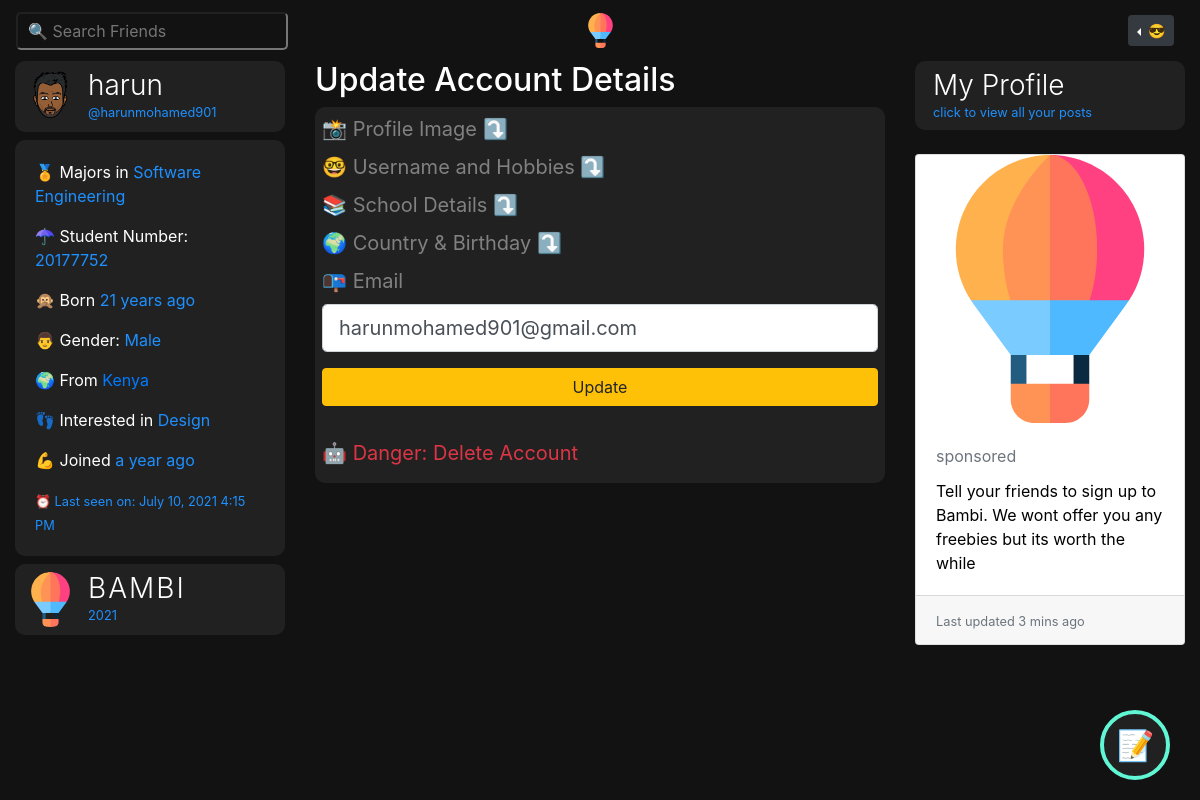
Page /account (signed in) on the earlier database version.
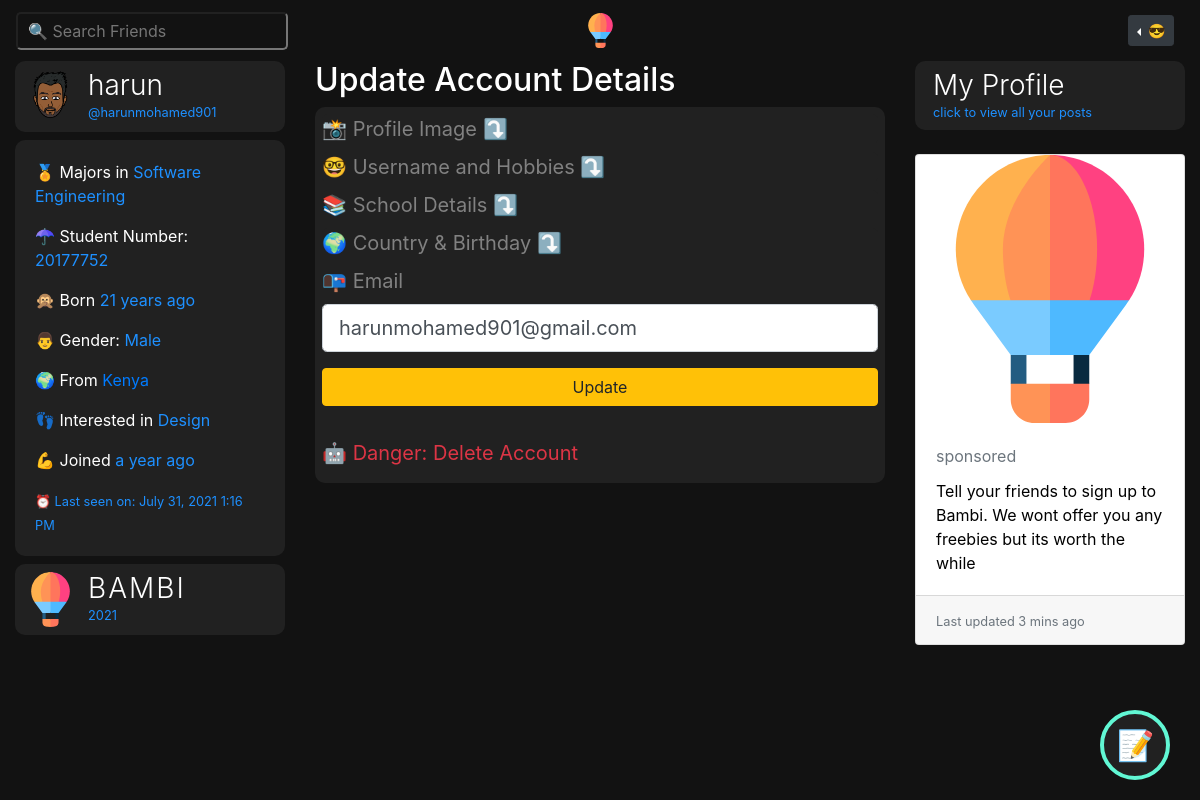
Same page on the later database version.
### bambiv3/models.py (models this page shows, shortened)
class User(db.Model, UserMixin):
	id = db.Column(db.Integer, primary_key=True)
	username = db.Column(db.String(20), unique=True, nullable=False)
	email = db.Column(db.String(120), unique=True, nullable=False)
	image_file = db.Column(db.String(20), nullable=False, default='default.jpg')
	password = db.Column(db.String(60), nullable=False)
	last_seen = db.Column(db.DateTime, default=datetime.utcnow)
	date_joined = db.Column(db.DateTime, nullable=False, default=datetime.utcnow)
	department = db.Column(db.String(20), nullable=False)
	student_number = db.Column(db.Integer(), unique=True, nullable=False)
	age = db.Column(db.DateTime, nullable=False)
	gender = db.Column(db.String(20), nullable=False)
	country = db.Column(db.String(20), nullable=False)
	hobby = db.Column(db.String(20), nullable=False)
	bio = db.Column(db.String(120), nullable=True)
	private = db.Column(db.Boolean, default=False, nullable=False)
	single = db.Column(db.Boolean, default=False, nullable=False)
	snapchat = db.Column(db.String(20),default=False, nullable=False)
	instagram = db.Column(db.String(20),default=False, nullable=False)
	posts = db.relationship('Post', backref='author', lazy=True, cascade="all, delete-orphan")
	products = db.relationship('Product', backref='author', lazy=True, cascade="all, delete-orphan")
	comments = db.relationship("Comment", backref="author", lazy="dynamic", cascade="all, delete-orphan")
	followed = db.relationship(
		'User', secondary=followers,
		primaryjoin=(followers.c.follower_id == id),
		secondaryjoin=(followers.c.followed_id == id),
		backref=db.backref('followers', lazy='dynamic'), lazy='dynamic')
	messages_sent = db.relationship('Message',
									foreign_keys='Message.sender_id',
									backref='author', lazy='dynamic', cascade="all, delete-orphan")
	messages_received = db.relationship('Message',
										foreign_keys='Message.recipient_id',
										backref='recipient', lazy='dynamic', cascade="all, delete-orphan")
	last_message_read_time = db.Column(db.DateTime)
	def new_messages(self):
		last_read_time = self.last_message_read_time or datetime(1900, 1, 1)
		return Message.query.filter_by(recipient=self).filter(
			Message.timestamp > last_read_time).count()

### bambiv3/routes.py (the view)
@app.route('/account', methods=['GET', 'POST'])
@login_required
def account():
	form = UpdateAccountForm()
	if form.validate_on_submit():
		if form.picture.data:
			picture_file = profile_img(form.picture.data)
			current_user.image_file = picture_file
		current_user.username = form.username.data.lower()
		current_user.email = form.email.data
		current_user.department = form.department.data
		current_user.student_number = form.student_number.data
		current_user.country = form.country.data
		current_user.age = form.age.data
		current_user.hobby = form.hobby.data
		db.session.commit()
		flash('Your Account has been updated', 'info')
		return redirect(url_for('account'))
	elif request.method == 'GET':
		form.username.data = current_user.username
		form.email.data = current_user.email
		form.department.data = current_user.department
		form.student_number.data = current_user.student_number
		form.country.data = current_user.country
		form.age.data = current_user.age
		form.hobby.data = current_user.hobby
	image_file = url_for('static', filename='profile_pics/' + current_user.image_file)
	return render_template('account.html', title='Account', image_file=image_file, form=form)

### bambiv3/forms.py (shortened to what this page needs)
class UpdateAccountForm(FlaskForm):
	username = StringField('Username', validators = [DataRequired(), Length(min=2, max=20), Regexp(r'^[\w.-_.]+$')])
	email = StringField('Email', validators = [DataRequired(), Email()])
	picture = FileField('', validators=[FileAllowed(['jpg', 'jpeg' , 'png'])])
	department = StringField('Department', validators=[DataRequired()])
	student_number = StringField('Student Number', validators=[DataRequired()])
	country = StringField('Country', validators=[DataRequired()])
	age = DateField('birthday', format='%d-%m-%Y', validators=[DataRequired()])
	hobby = StringField('Hobby', validators=[DataRequired()])
	snapchat = StringField('Snapchat')
	instagram = StringField('Instagram')
	bio = PageDownField('Bio')
	private = BooleanField('Private?')
	single = BooleanField('Single & Searchin?')
	submit = SubmitField('Update')

### bambiv3/models.py (called while the page is built)
@login_manager.user_loader
def load_user(user_id):
	return User.query.get(int(user_id))

### bambiv3/routes.py (called while the page is built)
@app.before_request
def before_request():
	if current_user.is_authenticated:
		current_user.last_seen = datetime.utcnow()
		db.session.commit()

### bambiv3/templates/account.html (shortened to what the changed rows need)
{% extends "layout.html" %}
{% block content %}
<div class="container-fluid">
	<div class="row">
		<div class="col-lg-3 d-none d-lg-block position-fixed">
		  <a href="{{ url_for('user_posts',username=current_user.username) }}" style="text-decoration:none;">
			<header class="mb-2">
		        <div class="profile-name">
		          <h3>{{current_user.username}}</h3>
		          <small>@{{current_user.email.split("@")[0] | lower}}</small>
		        </div>
		      </header>
		  </a>
		    <div class="about mb-2" style="color:#fff;background:#212121;border-radius:10px;">
		    <div class="card-body">
		      <p> 🏅 Majors in <span>{{current_user.department}}</span></p>
		      <p> ☂ Student Number: <span>{{current_user.student_number}}</span></p>
		      <p> 🙊 Born <span>{{ moment(current_user.age).fromNow() }}</span></p>
		      <p> {% if current_user.gender == 'male' %} 👨 {% else %}👩 {% endif %} Gender: <span>{{current_user.gender.title()}}</span></p>
		      <p> 🌍 From <a href="https://www.google.com/maps?q={{current_user.country.title()}}" target="_blank">{{current_user.country.title()}}</a></p>
		      <p> 👣 Interested in <span>{{current_user.hobby}}</span></p>
		      <p> 💪 Joined <span>{{ moment(current_user.date_joined).fromNow() }}</span></p>
		      <small>⏰ Last seen on: {{ moment(current_user.last_seen).format('LLL') }}</small>
		    </div>
		  </div>
		</div>
		<div class="col-lg-6 offset-lg-3">
			<h2>Update Account Details</h2>
			<div class="post">
			  <div id="inner">
			   <div class="content-section">
				  <form method="POST" action="" enctype="multipart/form-data">
            <fieldset class="form-group">
              <div class="mb-2" style="background:#212121;font-size:20px;display:block;border-radius:5px;">
              <div class="mb-2 mt-2" style="background:#212121;padding:;font-size:20px;display:block;border-radius:5px;">
              <div class="form-group mt-2">
                <a style="text-decoration:none;font-size:20px;color:#818181;">📭 {{ form.email.label(class="form-control-label") }}</a>
                {% if form.email.errors %}
                {{ form.email(class="form-control form-control-lg is-invalid") }}
                <div class="invalid-feedback">
                  {% for error in form.email.errors %}
                  <span>{{ error }}</span>
                  {% endfor %}
                </div>
                {% else %}
                {{ form.email(class="form-control form-control-lg") }}
                {% endif %}
              </div>
          </div>
            </fieldset>
          </form>
			  </div>
		</div>
			</div>
		</div>
	</div>
</div>
{% endblock content %}

Differences in the rows shown:
changed User "harun": last_seen "July 10, 2021 4:15 PM" → "July 31, 2021 1:16 PM"
